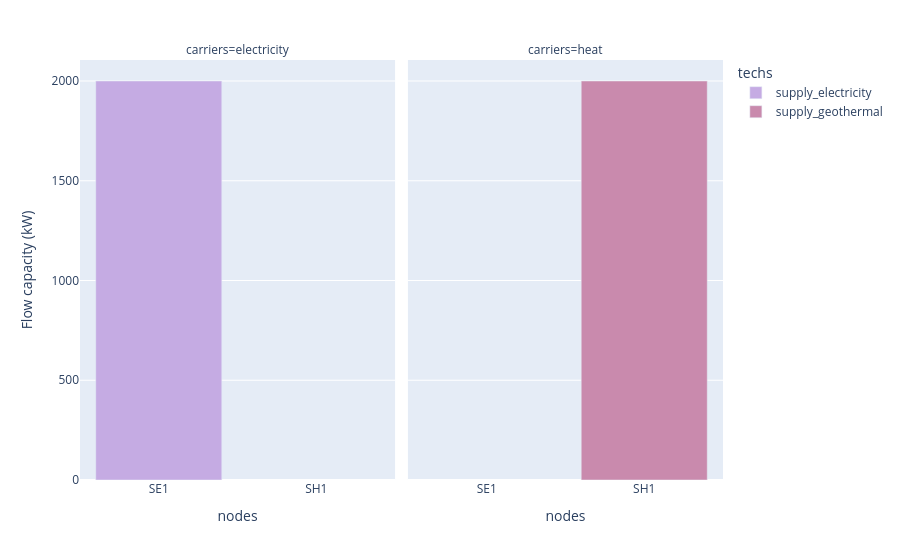

Source (notebook cell):
### Code cell
df_capacity = (
    model.results.flow_cap.where(
        ~model.inputs.base_tech.str.contains("demand|transmission")
    )
    .to_series()
    .where(lambda x: x != 0)
    .dropna()
    .to_frame("Flow capacity (kW)")
    .reset_index()
)

print(df_capacity.head())

fig = px.bar(
    df_capacity,
    x="nodes",
    y="Flow capacity (kW)",
    color="techs",
    facet_col="carriers",
    color_discrete_map=colors,
)
fig.show()

### Figure 1 — Plotly figure (JSON) as saved in the notebook; plotly's stock layout.template omitted (floating-point values rounded to 4 significant figures)
{"data": [{"hovertemplate": "techs=supply_electricity<br>carriers=electricity<br>nodes=%{x}<br>Flow capacity (kW)=%{y}<extra></extra>", "legendgroup": "supply_electricity", "marker": {"color": "#C5ABE3", "pattern": {"shape": ""}}, "name": "supply_electricity", "orientation": "v", "showlegend": true, "textposition": "auto", "type": "bar", "x": ["SE1"], "xaxis": "x", "y": [2000.0], "yaxis": "y"}, {"hovertemplate": "techs=supply_geothermal<br>carriers=heat<br>nodes=%{x}<br>Flow capacity (kW)=%{y}<extra></extra>", "legendgroup": "supply_geothermal", "marker": {"color": "#C98AAD", "pattern": {"shape": ""}}, "name": "supply_geothermal", "orientation": "v", "showlegend": true, "textposition": "auto", "type": "bar", "x": ["SH1"], "xaxis": "x2", "y": [2000.0], "yaxis": "y2"}], "layout": {"annotations": [{"font": {}, "showarrow": false, "text": "carriers=electricity", "x": 0.245, "xanchor": "center", "xref": "paper", "y": 1, "yanchor": "bottom", "yref": "paper"}, {"font": {}, "showarrow": false, "text": "carriers=heat", "x": 0.755, "xanchor": "center", "xref": "paper", "y": 1, "yanchor": "bottom", "yref": "paper"}], "barmode": "relative", "legend": {"title": {"text": "techs"}, "tracegroupgap": 0}, "margin": {"t": 60}, "xaxis": {"anchor": "y", "domain": [0, 0.49], "title": {"text": "nodes"}}, "xaxis2": {"anchor": "y2", "domain": [0.51, 1], "matches": "x", "title": {"text": "nodes"}}, "yaxis": {"anchor": "x", "domain": [0, 1], "title": {"text": "Flow capacity (kW)"}}, "yaxis2": {"anchor": "x2", "domain": [0, 1], "matches": "y", "showticklabels": false}}}
